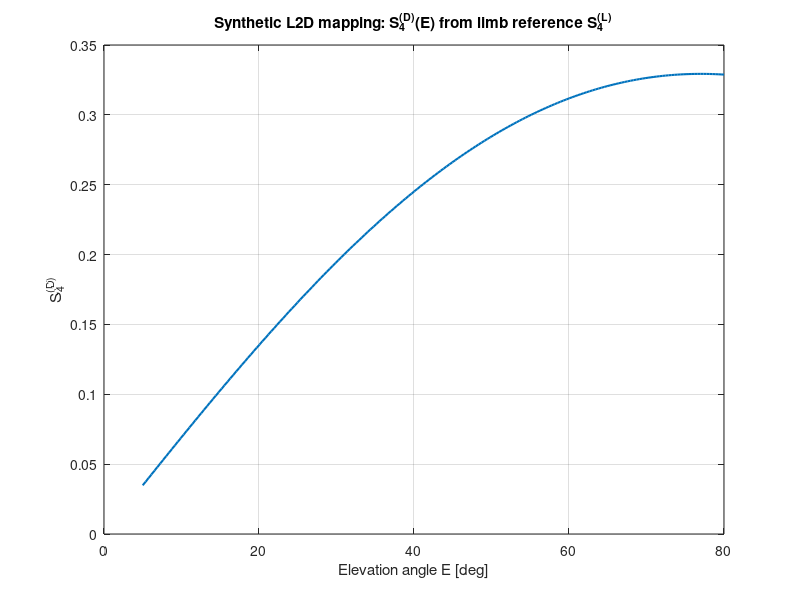

Source code (MATLAB):
% synthetic_L2D_demo.m
% Synthetic demonstration of L2D mapping S4^(D)(E)
clear; close all;

% Reference limb scintillation level
S4_L = 0.4;  % illustrative

Edeg = linspace(5, 80, 200);
E    = deg2rad(Edeg);

lambda_D = 0.19;
lambda_L = 0.19;
A_D      = 1.0;
A_L      = 1.0;

dp_over_dl = sin(E);
Hpsi       = 0.8 + 0.2*cos(E);
Ne_ratio   = ones(size(E));
L_over_H   = ones(size(E));

G = (lambda_D/lambda_L).^2 .* (A_D./A_L) .* dp_over_dl .* ...
    Hpsi .* Ne_ratio.^2 .* sqrt(L_over_H);

S4_D = S4_L .* G;

figure;
plot(Edeg, S4_D, 'LineWidth', 1.5);
xlabel('Elevation angle E [deg]');
ylabel('S_4^{(D)}');
title('Synthetic L2D mapping: S_4^{(D)}(E) from limb reference S_4^{(L)}');
grid on;
